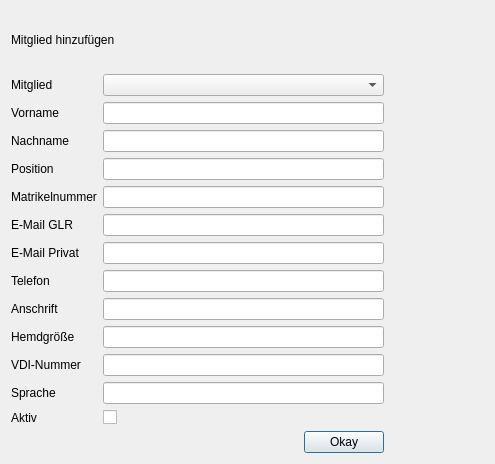
<?xml version="1.0" encoding="UTF-8"?>
<ui version="4.0">
 <class>Member</class>
 <widget class="QDialog" name="Member">
  <property name="geometry">
   <rect>
    <x>0</x>
    <y>0</y>
    <width>495</width>
    <height>464</height>
   </rect>
  </property>
  <property name="windowTitle">
   <string>Dialog</string>
  </property>
  <layout class="QVBoxLayout" name="verticalLayout_2">
   <item>
    <layout class="QVBoxLayout" name="verticalLayout">
     <property name="topMargin">
      <number>0</number>
     </property>
     <property name="rightMargin">
      <number>0</number>
     </property>
     <item>
      <widget class="QLabel" name="l_dialogTitle">
       <property name="text">
        <string>Mitglied hinzufügen</string>
       </property>
      </widget>
     </item>
     <item>
      <layout class="QFormLayout" name="formLayout">
       <property name="rightMargin">
        <number>100</number>
       </property>
       <item row="0" column="0">
        <widget class="QLabel" name="label_13">
         <property name="text">
          <string>Mitglied</string>
         </property>
        </widget>
       </item>
       <item row="0" column="1">
        <widget class="QComboBox" name="cb_member">
         <property name="placeholderText">
          <string>Mitglied...</string>
         </property>
        </widget>
       </item>
       <item row="1" column="0">
        <widget class="QLabel" name="label_8">
         <property name="text">
          <string>Vorname</string>
         </property>
        </widget>
       </item>
       <item row="1" column="1">
        <widget class="QLineEdit" name="le_first_name"/>
       </item>
       <item row="2" column="0">
        <widget class="QLabel" name="label_2">
         <property name="text">
          <string>Nachname</string>
         </property>
        </widget>
       </item>
       <item row="2" column="1">
        <widget class="QLineEdit" name="le_surname"/>
       </item>
       <item row="3" column="0">
        <widget class="QLabel" name="label_3">
         <property name="text">
          <string>Position</string>
         </property>
        </widget>
       </item>
       <item row="3" column="1">
        <widget class="QLineEdit" name="le_position"/>
       </item>
       <item row="4" column="0">
        <widget class="QLabel" name="label_4">
         <property name="text">
          <string>Matrikelnummer</string>
         </property>
        </widget>
       </item>
       <item row="4" column="1">
        <widget class="QLineEdit" name="le_student_number"/>
       </item>
       <item row="5" column="0">
        <widget class="QLabel" name="label_5">
         <property name="text">
          <string>E-Mail GLR</string>
         </property>
        </widget>
       </item>
       <item row="5" column="1">
        <widget class="QLineEdit" name="le_email_glr"/>
       </item>
       <item row="6" column="0">
        <widget class="QLabel" name="label_6">
         <property name="text">
          <string>E-Mail Privat</string>
         </property>
        </widget>
       </item>
       <item row="6" column="1">
        <widget class="QLineEdit" name="le_email_private"/>
       </item>
       <item row="7" column="0">
        <widget class="QLabel" name="label_10">
         <property name="text">
          <string>Telefon</string>
         </property>
        </widget>
       </item>
       <item row="7" column="1">
        <widget class="QLineEdit" name="le_phone"/>
       </item>
       <item row="8" column="0">
        <widget class="QLabel" name="label_7">
         <property name="text">
          <string>Anschrift</string>
         </property>
        </widget>
       </item>
       <item row="8" column="1">
        <widget class="QLineEdit" name="le_address"/>
       </item>
       <item row="9" column="1">
        <widget class="QLineEdit" name="le_shirt_size"/>
       </item>
       <item row="9" column="0">
        <widget class="QLabel" name="label_11">
         <property name="text">
          <string>Hemdgröße</string>
         </property>
        </widget>
       </item>
       <item row="10" column="1">
        <widget class="QLineEdit" name="le_vdi_number"/>
       </item>
       <item row="10" column="0">
        <widget class="QLabel" name="label_12">
         <property name="text">
          <string>VDI-Nummer</string>
         </property>
        </widget>
       </item>
       <item row="11" column="1">
        <widget class="QLineEdit" name="le_language"/>
       </item>
       <item row="11" column="0">
        <widget class="QLabel" name="label_9">
         <property name="text">
          <string>Sprache</string>
         </property>
        </widget>
       </item>
       <item row="12" column="1">
        <widget class="QCheckBox" name="cb_active">
         <property name="text">
          <string/>
         </property>
        </widget>
       </item>
       <item row="12" column="0">
        <widget class="QLabel" name="label_14">
         <property name="text">
          <string>Aktiv</string>
         </property>
        </widget>
       </item>
       <item row="13" column="1">
        <layout class="QHBoxLayout" name="horizontalLayout">
         <item>
          <spacer name="horizontalSpacer">
           <property name="orientation">
            <enum>Qt::Horizontal</enum>
           </property>
           <property name="sizeHint" stdset="0">
            <size>
             <width>40</width>
             <height>20</height>
            </size>
           </property>
          </spacer>
         </item>
         <item>
          <widget class="QPushButton" name="pb_okay">
           <property name="layoutDirection">
            <enum>Qt::LeftToRight</enum>
           </property>
           <property name="text">
            <string>Okay</string>
           </property>
          </widget>
         </item>
        </layout>
       </item>
      </layout>
     </item>
    </layout>
   </item>
  </layout>
 </widget>
 <tabstops>
  <tabstop>cb_member</tabstop>
  <tabstop>le_first_name</tabstop>
  <tabstop>le_surname</tabstop>
  <tabstop>le_position</tabstop>
  <tabstop>le_student_number</tabstop>
  <tabstop>le_email_glr</tabstop>
  <tabstop>le_email_private</tabstop>
  <tabstop>le_phone</tabstop>
  <tabstop>le_address</tabstop>
  <tabstop>pb_okay</tabstop>
 </tabstops>
 <resources/>
 <connections/>
</ui>
